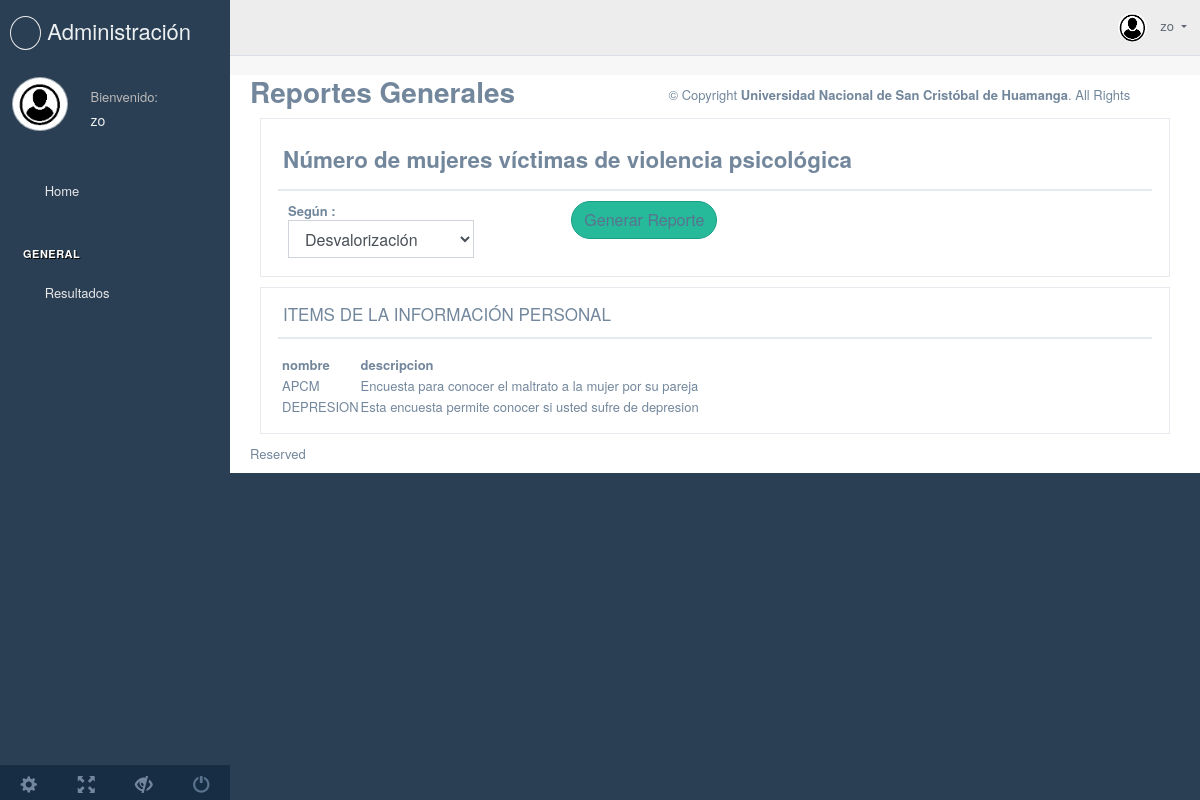
Page /intranet/g_reporte/ (signed in) on the earlier database version.
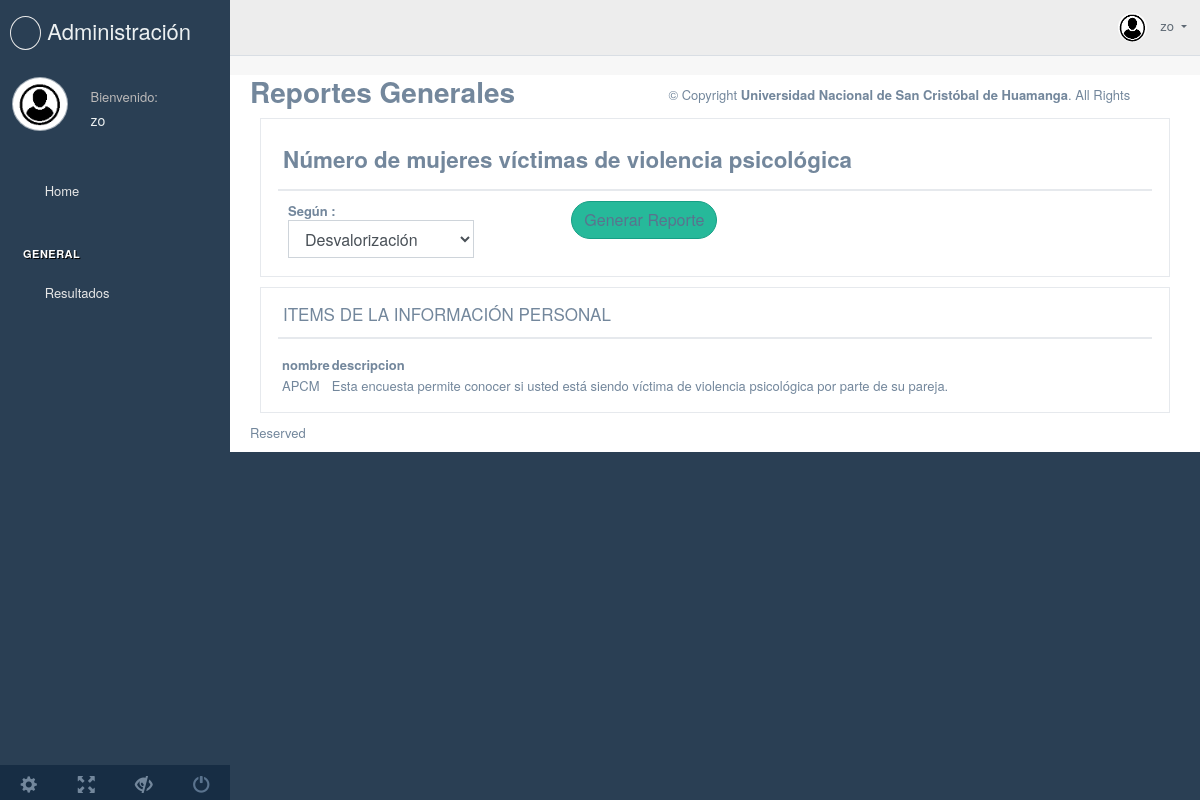
Same page on the later database version.
### encuesta/models.py (models this page shows, shortened)
class ModelAudit(models.Model):
    isuso = models.BooleanField(default=True)
    fecha_registro = models.DateTimeField(auto_now_add=True)
    fecha_actualizacion = models.DateTimeField(auto_now=True)
    estado = models.BooleanField(default=True)
    class Meta:
        abstract = True

class Encuesta(ModelAudit):
    nombre = models.CharField(max_length=30)
    descripcion = models.TextField()
    registro = models.ForeignKey(
        settings.AUTH_USER_MODEL, on_delete=models.PROTECT)
    num_pre_asig = models.PositiveIntegerField()
    isorden = models.BooleanField(default=True)

### encuesta/views.py (the view)
# urls.py: path('g_reporte/',generar_reporte, name='generar_reporte'),
def generar_reporte(request):
    resultados = Encuesta.objects.all()
    return render(request,'adminpage/generar_reporte.html',{'resultados':resultados})

### templates/adminpage/generar_reporte.html (shortened to what this page needs)
{% extends "adminpage/ta_base.html" %}
{% block content %}
<div class="">
  <div class="page-title">
    <div class="title_left">
      <h3><strong>Reportes Generales</strong><small></small></h3>
    </div>
  </div>
  <div class="col-md-12 col-sm-12 ">
    <div class="x_panel">
      <div class="x_title">
        <h3><small><strong>Número de mujeres víctimas de violencia psicológica</strong></small></h3>
      </div>
      <div class="col-sm-10">
        <div class="dataTables_length" id="datatable_length">
          <label><strong>Según : </strong><select name="datatable_length" aria-controls="datatable"
              class="form-control input-sm">
              <option value="">Desvalorización</option>
            </select>
          </label>
        </div>
        <div>
          <button  class="btn btn-round btn-success" type="button">
            <a href="{% url 'encuesta:pastel' %}"> Generar Reporte </a>
          </button>
        </div>
      </div>
    </div>
  </div>
</div>
<div class="col-md-12">
  <div class="x_panel">
    <div class="x_title">
      <h2>ITEMS DE LA INFORMACIÓN PERSONAL
      </h2>
      <div class="clearfix"></div>
    </div>
    <div class="x_content bs-example-popovers">
      {% if resultados %}
      <table>
        <thead>
          <tr>
            <th>nombre</th>
            <th>descripcion</th>
          </tr>
        </thead>
        <tbody>
          {% for resultados in resultados %}
          <tr>
            <td>{{ resultados.nombre }} </td>
            <td>{{ resultados.descripcion }} </td>
          </tr>
          {% endfor %}
        </tbody>
      </table>
      {% else %}
      <h1>No existe autores</h1>
      {% endif %}
    </div>
  </div>
</div>
</div>
</div>
{% endblock %}

### templates/adminpage/ta_base.html (shortened to what this page needs)
{% load static %}
<!DOCTYPE html>
<html lang="en">
  <head>
    <link href="{%  static 'ta/vendors/bootstrap/dist/css/bootstrap.min.css' %}" rel="stylesheet">
    <link href="{%  static 'ta/vendors/font-awesome/css/font-awesome.min.css' %}" rel="stylesheet">
    <link href="{%  static 'ta/vendors/nprogress/nprogress.css' %}" rel="stylesheet">
    <link href="{%  static 'ta/css/custom.min.css' %}" rel="stylesheet">
  </head>
  <body class="nav-md">
    <div class="container body">
      <div class="main_container">
        {% include 'adminpage/ta_aside.html' %}
        {% include 'adminpage/ta_header.html' %}
        <div class="right_col" role="main">
          <div class="">
            {% block content %}
            {% endblock %}
          </div>
        </div>
        {% include 'adminpage/ta_footer.html' %}
  </body>
</html>

### templates/adminpage/ta_aside.html (shortened to what this page needs)
{% load static %}
<div class="col-md-3 left_col">
    <div class="left_col scroll-view">
        <div class="navbar nav_title" style="border: 0;">
            <a href="" class="site_title"><i class="fa fa-wrench"></i> <span>Administración</span></a>
        </div>
        <div class="profile clearfix">
            <div class="profile_pic">
                <img src="{%  static 'ta/images/img1.jpg'  %}" alt="..." class="img-circle profile_img">
            </div>
            <div class="profile_info">
                {% if user.is_authenticated %}
             <span>Bienvenido: </span>
             <h2>{{ user.username }}</h2>
             {% endif %}
         </div>
        </div>
        <br />
        <div id="sidebar-menu" class="main_menu_side hidden-print main_menu">
            <div class="menu_section">
                <ul class="nav side-menu">
                    <li><a href="{% url 'encuesta:index_reporte' %}"><i class="fa fa-home"></i> Home <span class="fa fa-chevron-down"></span></a>
                    </li>
                </ul>
            </div>
        </div>
        <div id="sidebar-menu" class="main_menu_side hidden-print main_menu">
            <div class="menu_section">
                <h3>General</h3>
                <ul class="nav side-menu">
                    <li><a href="{% url 'encuesta:rangog' %}"><i class="fa fa-bar-chart-o"></i> Resultados <span class="fa fa-chevron-down"></span></a>
                    </li>
                </ul>
            </div>
        </div>
        <div class="sidebar-footer hidden-small">
            <a data-toggle="tooltip" data-placement="top" title="Settings">
                <span class="glyphicon glyphicon-cog" aria-hidden="true"></span>
            </a>
            <a data-toggle="tooltip" data-placement="top" title="FullScreen">
                <span class="glyphicon glyphicon-fullscreen" aria-hidden="true"></span>
            </a>
            <a data-toggle="tooltip" data-placement="top" title="Lock">
                <span class="glyphicon glyphicon-eye-close" aria-hidden="true"></span>
            </a>
            <a data-toggle="tooltip" data-placement="top" title="Logout" href='/'>
                <span class="glyphicon glyphicon-off" aria-hidden="true"></span>
            </a>
        </div>
    </div>
</div>

### templates/adminpage/ta_header.html (shortened to what this page needs)
{% load static %}
<div class="top_nav">
    <div class="nav_menu">
        <div class="nav toggle">
            <a id="menu_toggle"><i class="fa fa-bars"></i></a>
        </div>
        <nav class="nav navbar-nav">
            <ul class=" navbar-right">
                <li class="nav-item dropdown open" style="padding-left: 15px;">
                    <a href="javascript:;" class="user-profile dropdown-toggle" aria-haspopup="true" id="navbarDropdown"
                        data-toggle="dropdown" aria-expanded="false">
                        {% if user.is_authenticated %}
                        <img src="{%  static 'ta/images/img1.jpg'  %}" alt="">  {{ user.username }}
                        {% endif %}
                    </a>
                </li>
            </ul>
        </nav>
    </div>
</div>

### templates/adminpage/ta_footer.html
<footer id="footer">
    <div class="container">
        <div class="copyright">
            &copy; Copyright
            <a><strong>Universidad Nacional de San Cristóbal de Huamanga</strong>. All Rights Reserved</a>
        </div>
    </div>
</footer>

Differences in the rows shown:
removed Encuesta: nombre "DEPRESION", descripcion "Esta encuesta permite conocer si usted sufre de depresion"
changed Encuesta "APCM": descripcion "Encuesta para conocer el maltrato a la mujer por su pareja" → "Esta encuesta permite conocer si usted está siendo víctima de violencia psicológica por parte de su pareja."
